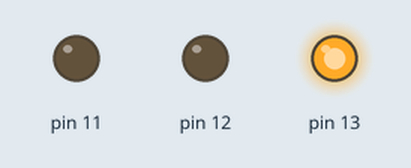
Simulated run of this sketch. Board: Arduino Uno, built with avr-gcc and run on an emulated ATmega328P. On the bench: output pins drawn as LEDs (lit = HIGH).

Above: at 1.0 s.
At 3.5 s:
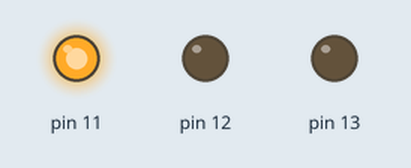
At 4.5 s:
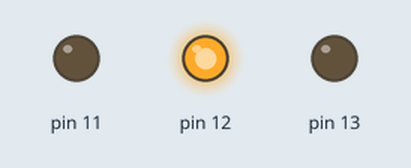
Timing chart, 0 to 7.8 s (numbered marks = the images above):
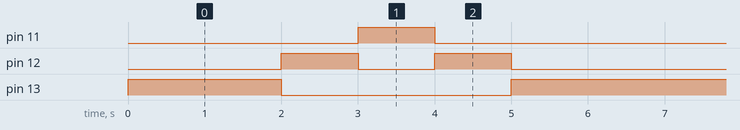

Measured:
- by itself, pin 11: alternates HIGH for 1.0 s and LOW for 5.0 s
- by itself, pin 12: repeats every 6.0 s: LOW 1.0 s, HIGH 1.0 s, LOW 3.0 s, HIGH 1.0 s
- by itself, pin 13: repeats every 6.0 s: LOW 3.0 s, HIGH 3.0 s

The sketch:

AUTO_Fantastico.ino
```cpp
void setup() {
  // put your setup code here, to run once:
  for(int i=11;i < 14;i++){
    pinMode(i,OUTPUT);
  }
}

void loop() {
  digitalWrite(13,HIGH);
  delay(1000);
  digitalWrite(13,LOW);
  for(int i = 13; i >=11; i--){

    digitalWrite(i,HIGH);
    delay(1000);
    digitalWrite(i,LOW);
    }
  for(int i = 12; i <= 13; i++){
    digitalWrite(i,HIGH);
    delay(1000);
    digitalWrite(i,LOW);
    }

}


  // put your main code here, to run repeatedly:
```
